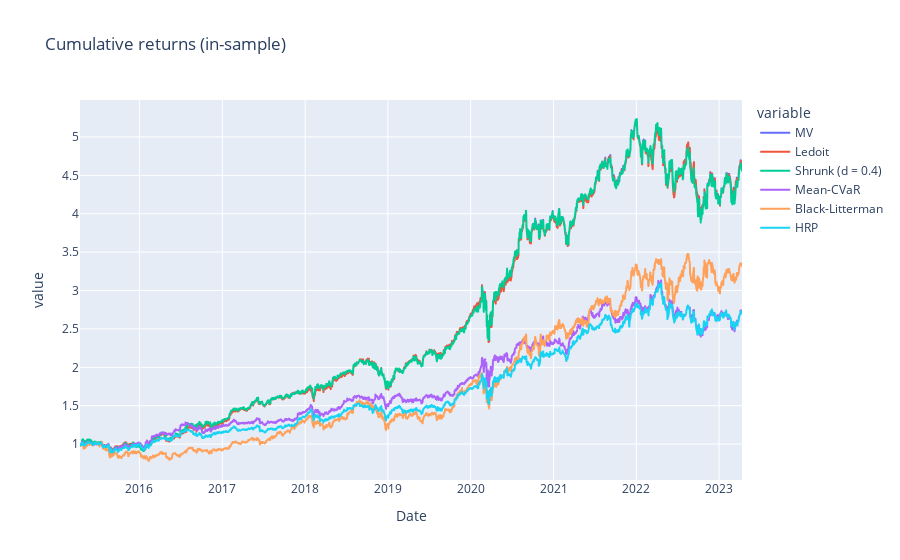

Source (notebook cell):
### Code cell
in_sample = {
    'MV': sum(returns_train[ticker] * weights_classic[ticker] for ticker in prices.columns),
    'Ledoit': sum(returns_train[ticker] * weights_ledoit[ticker] for ticker in prices.columns),
    'Shrunk (d = 0.4)': sum(returns_train[ticker] * weights_shrink[ticker] for ticker in prices.columns),
    'Mean-CVaR': sum(returns_train[ticker] * weights_cvar[ticker] for ticker in prices.columns),
    'Black-Litterman': sum(returns_train[ticker] * weights_bl[ticker] for ticker in prices.columns),
    'HRP': sum(returns_train[ticker] * weights_hrp[ticker] for ticker in prices.columns)
}

in_sample_returns = pd.DataFrame(in_sample)
in_sample_cumulative_returns = (1 + in_sample_returns).cumprod()
in_sample_cumulative_returns_max = in_sample_cumulative_returns.cummax()
in_sample_drawdowns = (in_sample_cumulative_returns - in_sample_cumulative_returns_max)/in_sample_cumulative_returns_max

px.line(in_sample_cumulative_returns, title = 'Cumulative returns (in-sample)')

### Figure 1 — Plotly figure (JSON) as saved in the notebook; plotly's stock layout.template omitted (floating-point values rounded to 4 significant figures; data arrays with more than 128 entries replaced by an {"elided": "..."} marker saying what was removed)
{"data": [{"hovertemplate": "variable=MV<br>Date=%{x}<br>value=%{y}<extra></extra>", "legendgroup": "MV", "line": {"color": "#636efa", "dash": "solid"}, "marker": {"symbol": "circle"}, "mode": "lines", "name": "MV", "showlegend": true, "type": "scattergl", "x": {"elided": "2014 str values"}, "xaxis": "x", "y": {"elided": "2014 float values"}, "yaxis": "y"}, {"hovertemplate": "variable=Ledoit<br>Date=%{x}<br>value=%{y}<extra></extra>", "legendgroup": "Ledoit", "line": {"color": "#EF553B", "dash": "solid"}, "marker": {"symbol": "circle"}, "mode": "lines", "name": "Ledoit", "showlegend": true, "type": "scattergl", "x": {"elided": "2014 str values"}, "xaxis": "x", "y": {"elided": "2014 float values"}, "yaxis": "y"}, {"hovertemplate": "variable=Shrunk (d = 0.4)<br>Date=%{x}<br>value=%{y}<extra></extra>", "legendgroup": "Shrunk (d = 0.4)", "line": {"color": "#00cc96", "dash": "solid"}, "marker": {"symbol": "circle"}, "mode": "lines", "name": "Shrunk (d = 0.4)", "showlegend": true, "type": "scattergl", "x": {"elided": "2014 str values"}, "xaxis": "x", "y": {"elided": "2014 float values"}, "yaxis": "y"}, {"hovertemplate": "variable=Mean-CVaR<br>Date=%{x}<br>value=%{y}<extra></extra>", "legendgroup": "Mean-CVaR", "line": {"color": "#ab63fa", "dash": "solid"}, "marker": {"symbol": "circle"}, "mode": "lines", "name": "Mean-CVaR", "showlegend": true, "type": "scattergl", "x": {"elided": "2014 str values"}, "xaxis": "x", "y": {"elided": "2014 float values"}, "yaxis": "y"}, {"hovertemplate": "variable=Black-Litterman<br>Date=%{x}<br>value=%{y}<extra></extra>", "legendgroup": "Black-Litterman", "line": {"color": "#FFA15A", "dash": "solid"}, "marker": {"symbol": "circle"}, "mode": "lines", "name": "Black-Litterman", "showlegend": true, "type": "scattergl", "x": {"elided": "2014 str values"}, "xaxis": "x", "y": {"elided": "2014 float values"}, "yaxis": "y"}, {"hovertemplate": "variable=HRP<br>Date=%{x}<br>value=%{y}<extra></extra>", "legendgroup": "HRP", "line": {"color": "#19d3f3", "dash": "solid"}, "marker": {"symbol": "circle"}, "mode": "lines", "name": "HRP", "showlegend": true, "type": "scattergl", "x": {"elided": "2014 str values"}, "xaxis": "x", "y": {"elided": "2014 float values"}, "yaxis": "y"}], "layout": {"legend": {"title": {"text": "variable"}, "tracegroupgap": 0}, "title": {"text": "Cumulative returns (in-sample)"}, "xaxis": {"anchor": "y", "domain": [0, 1], "title": {"text": "Date"}}, "yaxis": {"anchor": "x", "domain": [0, 1], "title": {"text": "value"}}}}
